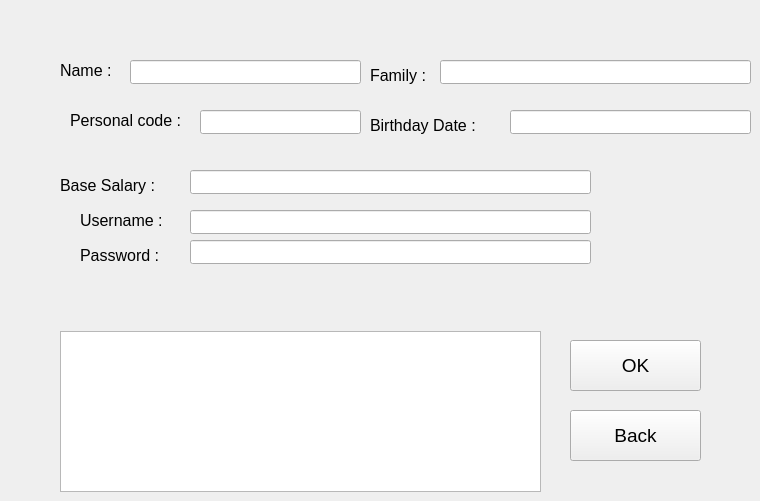
    <widget class="QWidget" name="page_18">
     <widget class="QLabel" name="label_29">
      <property name="geometry">
       <rect>
        <x>60</x>
        <y>50</y>
        <width>91</width>
        <height>41</height>
       </rect>
      </property>
      <property name="font">
       <font>
        <pointsize>12</pointsize>
       </font>
      </property>
      <property name="text">
       <string>Name :</string>
      </property>
     </widget>
     <widget class="QLabel" name="label_30">
      <property name="geometry">
       <rect>
        <x>370</x>
        <y>60</y>
        <width>101</width>
        <height>31</height>
       </rect>
      </property>
      <property name="font">
       <font>
        <pointsize>12</pointsize>
       </font>
      </property>
      <property name="text">
       <string>Family :</string>
      </property>
     </widget>
     <widget class="QLabel" name="label_31">
      <property name="geometry">
       <rect>
        <x>70</x>
        <y>100</y>
        <width>141</width>
        <height>41</height>
       </rect>
      </property>
      <property name="font">
       <font>
        <pointsize>12</pointsize>
       </font>
      </property>
      <property name="text">
       <string>Personal code :</string>
      </property>
     </widget>
     <widget class="QLabel" name="label_32">
      <property name="geometry">
       <rect>
        <x>370</x>
        <y>90</y>
        <width>161</width>
        <height>71</height>
       </rect>
      </property>
      <property name="font">
       <font>
        <pointsize>12</pointsize>
       </font>
      </property>
      <property name="text">
       <string>Birthday Date :</string>
      </property>
     </widget>
     <widget class="QLabel" name="label_33">
      <property name="geometry">
       <rect>
        <x>60</x>
        <y>170</y>
        <width>121</width>
        <height>31</height>
       </rect>
      </property>
      <property name="font">
       <font>
        <pointsize>12</pointsize>
       </font>
      </property>
      <property name="text">
       <string>Base Salary :</string>
      </property>
     </widget>
     <widget class="QLabel" name="label_34">
      <property name="geometry">
       <rect>
        <x>80</x>
        <y>200</y>
        <width>121</width>
        <height>41</height>
       </rect>
      </property>
      <property name="font">
       <font>
        <pointsize>12</pointsize>
       </font>
      </property>
      <property name="text">
       <string>Username :</string>
      </property>
     </widget>
     <widget class="QLabel" name="label_35">
      <property name="geometry">
       <rect>
        <x>80</x>
        <y>240</y>
        <width>101</width>
        <height>31</height>
       </rect>
      </property>
      <property name="font">
       <font>
        <pointsize>12</pointsize>
       </font>
      </property>
      <property name="text">
       <string>Password :</string>
      </property>
     </widget>
     <widget class="QLineEdit" name="pg18_name">
      <property name="geometry">
       <rect>
        <x>130</x>
        <y>60</y>
        <width>231</width>
        <height>24</height>
       </rect>
      </property>
      <property name="font">
       <font>
        <pointsize>12</pointsize>
       </font>
      </property>
     </widget>
     <widget class="QLineEdit" name="pg18_family">
      <property name="geometry">
       <rect>
        <x>440</x>
        <y>60</y>
        <width>311</width>
        <height>24</height>
       </rect>
      </property>
      <property name="font">
       <font>
        <pointsize>12</pointsize>
       </font>
      </property>
     </widget>
     <widget class="QLineEdit" name="pg18_personal_code">
      <property name="geometry">
       <rect>
        <x>200</x>
        <y>110</y>
        <width>161</width>
        <height>24</height>
       </rect>
      </property>
      <property name="font">
       <font>
        <pointsize>12</pointsize>
       </font>
      </property>
     </widget>
     <widget class="QLineEdit" name="pg18_birthday">
      <property name="geometry">
       <rect>
        <x>510</x>
        <y>110</y>
        <width>241</width>
        <height>24</height>
       </rect>
      </property>
      <property name="font">
       <font>
        <pointsize>12</pointsize>
       </font>
      </property>
     </widget>
     <widget class="QLineEdit" name="pg18_salary">
      <property name="geometry">
       <rect>
        <x>190</x>
        <y>170</y>
        <width>401</width>
        <height>24</height>
       </rect>
      </property>
      <property name="font">
       <font>
        <pointsize>12</pointsize>
       </font>
      </property>
     </widget>
     <widget class="QLineEdit" name="pg18_username">
      <property name="geometry">
       <rect>
        <x>190</x>
        <y>210</y>
        <width>401</width>
        <height>24</height>
       </rect>
      </property>
      <property name="font">
       <font>
        <pointsize>12</pointsize>
       </font>
      </property>
     </widget>
     <widget class="QLineEdit" name="pg18_password">
      <property name="geometry">
       <rect>
        <x>190</x>
        <y>240</y>
        <width>401</width>
        <height>24</height>
       </rect>
      </property>
      <property name="font">
       <font>
        <pointsize>12</pointsize>
       </font>
      </property>
     </widget>
     <widget class="QTextBrowser" name="pg18_textbrowser">
      <property name="geometry">
       <rect>
        <x>60</x>
        <y>331</y>
        <width>481</width>
        <height>161</height>
       </rect>
      </property>
      <property name="font">
       <font>
        <pointsize>12</pointsize>
       </font>
      </property>
      <property name="cursor" stdset="0">
       <cursorShape>ForbiddenCursor</cursorShape>
      </property>
     </widget>
     <widget class="QPushButton" name="pg18_pushbutton_ok">
      <property name="geometry">
       <rect>
        <x>570</x>
        <y>340</y>
        <width>131</width>
        <height>51</height>
       </rect>
      </property>
      <property name="font">
       <font>
        <pointsize>14</pointsize>
       </font>
      </property>
      <property name="cursor">
       <cursorShape>PointingHandCursor</cursorShape>
      </property>
      <property name="text">
       <string>OK</string>
      </property>
     </widget>
     <widget class="QPushButton" name="pg18_pushbutton_back">
      <property name="geometry">
       <rect>
        <x>570</x>
        <y>410</y>
        <width>131</width>
        <height>51</height>
       </rect>
      </property>
      <property name="font">
       <font>
        <pointsize>14</pointsize>
       </font>
      </property>
      <property name="cursor">
       <cursorShape>PointingHandCursor</cursorShape>
      </property>
      <property name="text">
       <string>Back</string>
      </property>
     </widget>
    </widget>
